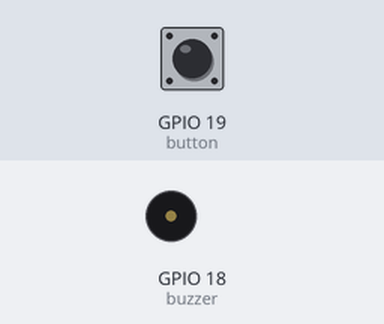
This program was run on a simulated ESP32 board running MicroPython. On the bench: buzzer (waves = sounding). The test bench sets the inputs (shaded band); at power-on: GPIO 19 (button) HIGH.

Above: at 1.2 s.
1.3 s: GPIO 19 (button) pulled LOW for 3.2 s
At 2.7 s:
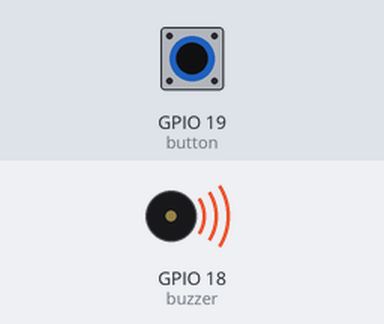
7.5 s: GPIO 19 (button) pulled LOW for 0.15 s
At 10.4 s:
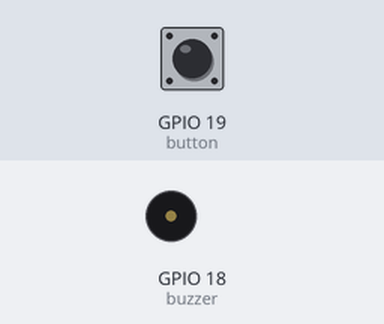
10.6 s: GPIO 19 (button) pulled LOW for 1 s
At 11.0 s:
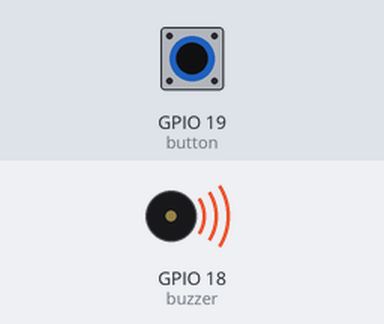
Timing chart, 0 to 14.5 s (numbered marks = the images above; inputs shaded):
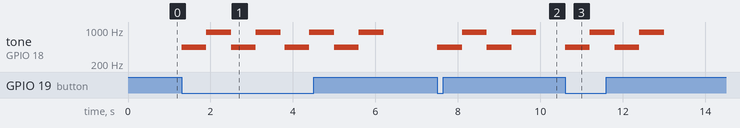

The program:

Buzzer.py
```python
"""
Engr. Teresa Cortes Magallon
Buzzer Control
02/01/2026
"""
#Importar modulos
from machine import Pin, PWM
import time

# Configuración del Buzzer en Pin 18
# Usamos duty(0) para que no empiece sonando solo
buzzer = PWM(Pin(18))
buzzer.duty(0)

# Configuración del Botón en Pin 19
button = Pin(19, Pin.IN, Pin.PULL_UP)

def play_sound(frequency, duration):
    buzzer.freq(frequency)
    buzzer.duty(512)      # 50% de ciclo de trabajo
    time.sleep(duration)
    buzzer.duty(0)        # Apagar el sonido tras la duración

while True:
    # Si el valor es 0, significa que el botón fue presionado
    if button.value() == 0:
        for i in range(2):
            play_sound(440, 0.6) # Nota La (A4)
            play_sound(900, 0.6) # Nota más aguda

    time.sleep(0.1) # Pequeña pausa para estabilidad del procesador
```

Measured:
- after the input at 1.3 s, tone on GPIO 18 (buzzer): plays 440 Hz for 0.60 s, 900 Hz for 0.60 s, 440 Hz for 0.60 s, 900 Hz for 0.60 s, 440 Hz for 0.60 s, 900 Hz for 0.60 s … (8 notes in this stretch), starting at once
- after the input at 7.5 s, tone on GPIO 18 (buzzer): plays 440 Hz for 0.60 s, 900 Hz for 0.60 s, 440 Hz for 0.60 s, 900 Hz for 0.60 s, starting at once
- after the input at 10.6 s, tone on GPIO 18 (buzzer): plays 440 Hz for 0.60 s, 900 Hz for 0.60 s, 440 Hz for 0.60 s, 900 Hz for 0.60 s, starting at once
